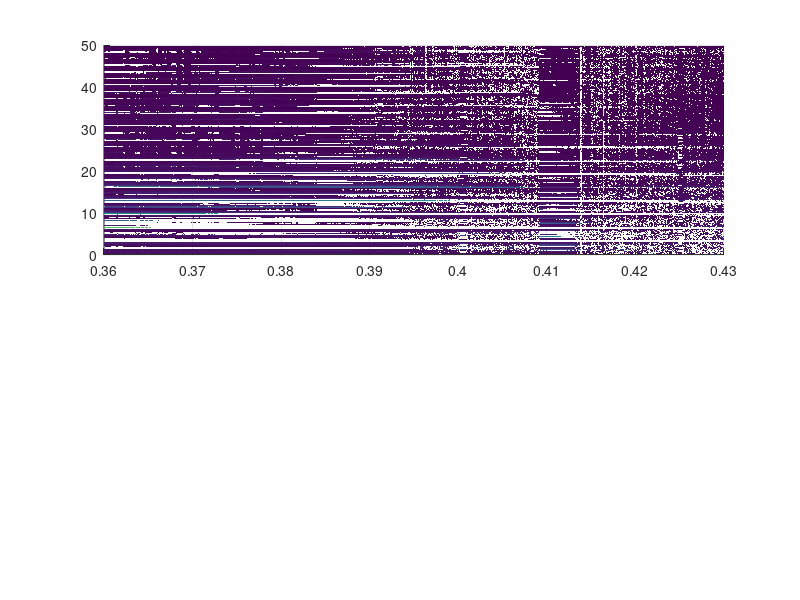

Source code (MATLAB): (Note: this script raises an error after producing the figure.)
% We plot the spectrograms from the Roessler with transition
clear, clc
% load the data
% reconstructed
ISS1 = load("./results/results_Roessler_N_1000_ISS_0_85.csv");
ISS2 = load("./results/results_Roessler_N_1000_ISS_0_9.csv");
ISS3 = load("./results/results_Roessler_N_1000_ISS_0_95.csv");
ISS4 = load("./results/results_Roessler_N_1000_ISS_0_99.csv");
% true
ISS1t = load("./results/results_Roessler_N_1000_ISS_0_85_true.csv");
ISS2t = load("./results/results_Roessler_N_1000_ISS_0_9_true.csv");
ISS3t = load("./results/results_Roessler_N_1000_ISS_0_95_true.csv");
ISS4t = load("./results/results_Roessler_N_1000_ISS_0_99_true.csv");
% FFT spectrograms
FFT1 = load("./results/results_Roessler_N_1000_FFT_tau_rr_recon.csv");
FFT2 = load("./results/results_Roessler_N_1000_FFT_tau_rr_true.csv");
FFT3 = load("./results/results_Roessler_N_1000_FFT_time_series.csv");

%%
as = 0.36:0.0001:0.43;
dt = 0.2;
% according sampling frequency
fs = 1/dt;
% size of the considered τ-RR
tau_window = 500;
w2 = tau_window/2;
% make a time vector for the Fourier analysis
tt = 0:dt:(tau_window-1)*dt;

% plotting params
% cax_max = 0.013;
Fs = 22;
lw2 = 1;

figure('Units','normalized','Position',[.01 .01 .99 .99])
subplot(211)
surf(as,tt(1:w2),FFT1')
view(2)
shading flat
% xline(13.9,'r--','LineWidth',lw2)
% xline(17,'r--','LineWidth',lw2)
% xline(34,'r--','LineWidth',lw2)
% xline(47,'r--','LineWidth',lw2)
% xline(56,'r--','LineWidth',lw2)
% xline(61,'r--','LineWidth',lw2)
colormap(parula)
% caxis([0 cax_max])
title('ISS1')
ylabel('Period [\Delta t]')
ylim([tt(1) tt(w2)])
xlim([as(1) as(end)])
set(gca,'FontSize',Fs)
set(gca,'YScale','log')
grid on

subplot(212)
surf(as,tt(1:w2),FFT3')
view(2)
shading flat
colormap(parula)
% caxis([0 cax_max])
title('ISS1 true')
ylabel('Period [\Delta t]')
ylim([tt(1) tt(w2)])
xlim([as(1) as(end)])
set(gca,'FontSize',Fs)
set(gca,'YScale','log')
grid on


figure('Units','normalized','Position',[.01 .01 .99 .99])
subplot(211)
surf(as,tt(1:w2),ISS4')
view(2)
shading flat
% xline(13.9,'r--','LineWidth',lw2)
% xline(17,'r--','LineWidth',lw2)
% xline(34,'r--','LineWidth',lw2)
% xline(47,'r--','LineWidth',lw2)
% xline(56,'r--','LineWidth',lw2)
% xline(61,'r--','LineWidth',lw2)
colormap(parula)
caxis([0 cax_max])
title('ISS1')
ylabel('Period [\Delta t]')
ylim([tt(1) tt(w2)])
xlim([as(1) as(end)])
set(gca,'FontSize',Fs)
set(gca,'YScale','log')
grid on

subplot(212)
surf(as,tt(1:w2),ISS4t')
view(2)
shading flat
colormap(parula)
caxis([0 cax_max])
title('ISS1 true')
ylabel('Period [\Delta t]')
ylim([tt(1) tt(w2)])
xlim([as(1) as(end)])
set(gca,'FontSize',Fs)
set(gca,'YScale','log')
grid on